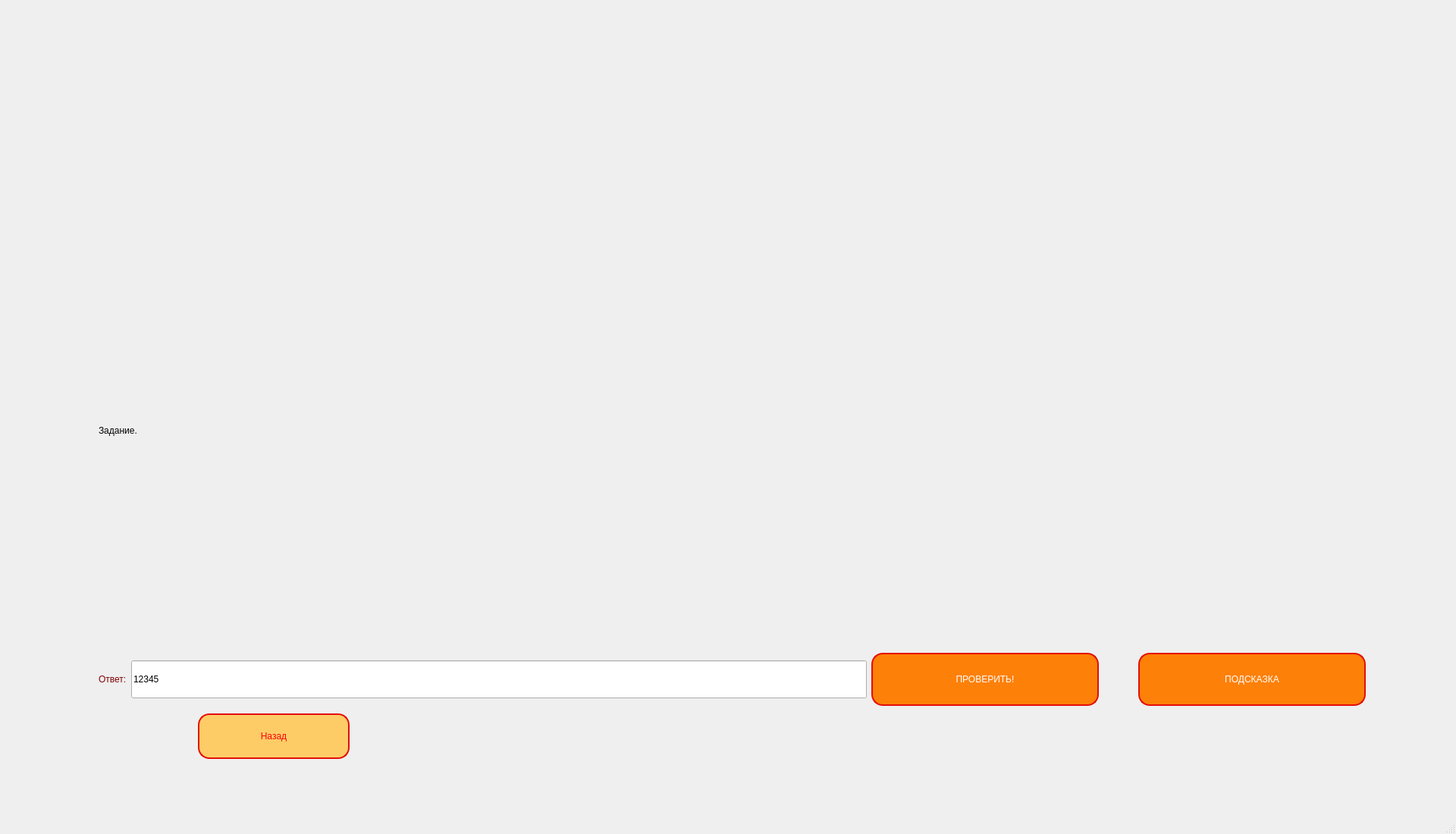
<?xml version="1.0" encoding="UTF-8"?>
<ui version="4.0">
 <class>ViktWindow</class>
 <widget class="QMainWindow" name="ViktWindow">
  <property name="geometry">
   <rect>
    <x>0</x>
    <y>0</y>
    <width>1920</width>
    <height>1100</height>
   </rect>
  </property>
  <property name="windowTitle">
   <string>Викторина</string>
  </property>
  <widget class="QWidget" name="centralwidget">
   <widget class="QWidget" name="gridLayoutWidget">
    <property name="geometry">
     <rect>
      <x>130</x>
      <y>280</y>
      <width>1671</width>
      <height>651</height>
     </rect>
    </property>
    <layout class="QGridLayout" name="gridLayout">
     <item row="1" column="4">
      <widget class="QPushButton" name="tip_btn">
       <property name="minimumSize">
        <size>
         <width>300</width>
         <height>70</height>
        </size>
       </property>
       <property name="cursor">
        <cursorShape>PointingHandCursor</cursorShape>
       </property>
       <property name="styleSheet">
        <string notr="true">QPushButton {
	font: 75 20pt &quot;Helvetica&quot;;
background-color: rgb(253, 128, 8);
color: rgb(255, 255, 255);
border-radius: 15px;
border: 2px solid rgb(228, 13, 5);
}

QPushButton:hover {
	font: 75 22pt &quot;Helvetica&quot;;
color: rgb(0, 0, 0);

}
</string>
       </property>
       <property name="text">
        <string>ПОДСКАЗКА</string>
       </property>
      </widget>
     </item>
     <item row="1" column="2">
      <widget class="QPushButton" name="check_btn">
       <property name="minimumSize">
        <size>
         <width>300</width>
         <height>70</height>
        </size>
       </property>
       <property name="cursor">
        <cursorShape>PointingHandCursor</cursorShape>
       </property>
       <property name="styleSheet">
        <string notr="true">QPushButton {
	font: 75 20pt &quot;Helvetica&quot;;
background-color: rgb(253, 128, 8);
color: rgb(255, 255, 255);
border-radius: 15px;
border: 2px solid rgb(228, 13, 5);
}

QPushButton:hover {
	font: 75 22pt &quot;Helvetica&quot;;
color: rgb(0, 0, 0);

}
</string>
       </property>
       <property name="text">
        <string>ПРОВЕРИТЬ!</string>
       </property>
      </widget>
     </item>
     <item row="1" column="1">
      <widget class="QLineEdit" name="answ_area">
       <property name="minimumSize">
        <size>
         <width>0</width>
         <height>50</height>
        </size>
       </property>
       <property name="styleSheet">
        <string notr="true">font: italic 20pt &quot;Times New Roman&quot;;</string>
       </property>
       <property name="text">
        <string>12345</string>
       </property>
      </widget>
     </item>
     <item row="1" column="0">
      <widget class="QLabel" name="label_2">
       <property name="styleSheet">
        <string notr="true">font: 20pt &quot;Tahoma&quot;;
color: rgb(128, 0, 2);</string>
       </property>
       <property name="text">
        <string>Ответ:</string>
       </property>
      </widget>
     </item>
     <item row="0" column="0" colspan="5">
      <widget class="QLabel" name="task_txt">
       <property name="styleSheet">
        <string notr="true">color: rgb(0, 0, 0);
font: 20pt &quot;Tahoma&quot;;</string>
       </property>
       <property name="text">
        <string>Задание. </string>
       </property>
      </widget>
     </item>
     <item row="1" column="3">
      <spacer name="horizontalSpacer">
       <property name="orientation">
        <enum>Qt::Horizontal</enum>
       </property>
       <property name="sizeType">
        <enum>QSizePolicy::Fixed</enum>
       </property>
       <property name="sizeHint" stdset="0">
        <size>
         <width>40</width>
         <height>20</height>
        </size>
       </property>
      </spacer>
     </item>
    </layout>
   </widget>
   <widget class="QPushButton" name="go_back">
    <property name="enabled">
     <bool>true</bool>
    </property>
    <property name="geometry">
     <rect>
      <x>261</x>
      <y>941</y>
      <width>200</width>
      <height>60</height>
     </rect>
    </property>
    <property name="sizePolicy">
     <sizepolicy hsizetype="Minimum" vsizetype="Fixed">
      <horstretch>0</horstretch>
      <verstretch>0</verstretch>
     </sizepolicy>
    </property>
    <property name="minimumSize">
     <size>
      <width>0</width>
      <height>60</height>
     </size>
    </property>
    <property name="maximumSize">
     <size>
      <width>200</width>
      <height>16777215</height>
     </size>
    </property>
    <property name="cursor">
     <cursorShape>PointingHandCursor</cursorShape>
    </property>
    <property name="layoutDirection">
     <enum>Qt::LeftToRight</enum>
    </property>
    <property name="styleSheet">
     <string notr="true">QPushButton {
	font: 75 30pt &quot;Courier&quot;;
color: rgb(252, 1, 7);
background-color: rgb(254, 204, 102);
border-radius: 15px;
border: 2px solid rgb(228, 13, 5);
}

QPushButton:hover {
	color: rgb(252, 69, 74);
	font: 32pt &quot;Courier&quot;;
}</string>
    </property>
    <property name="text">
     <string>Назад</string>
    </property>
   </widget>
  </widget>
  <widget class="QMenuBar" name="menubar">
   <property name="geometry">
    <rect>
     <x>0</x>
     <y>0</y>
     <width>1920</width>
     <height>24</height>
    </rect>
   </property>
  </widget>
  <widget class="QStatusBar" name="statusbar"/>
 </widget>
 <resources/>
 <connections/>
</ui>
